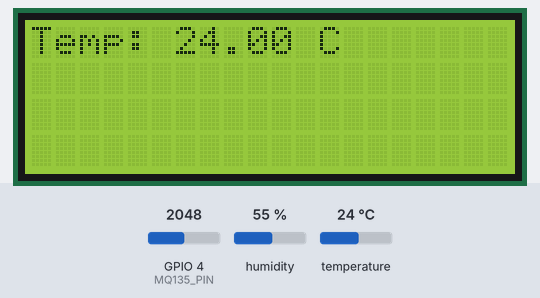
Simulated run of this sketch. Board: ESP32. Shown: 20×4 character LCD. Inputs (shaded band) come from the test bench; at power-on: temperature 24 °C, GPIO 4 (MQ135_PIN) = 2048, humidity 55 %. WiFi joins after 1.5 s; servers stay silent unless stated; uploads are accepted with an empty reply; what the sketch prints to the serial monitor is not drawn.

Above: at 2.7 s.
2.8 s: temperature set to 12 °C
At 9.9 s:
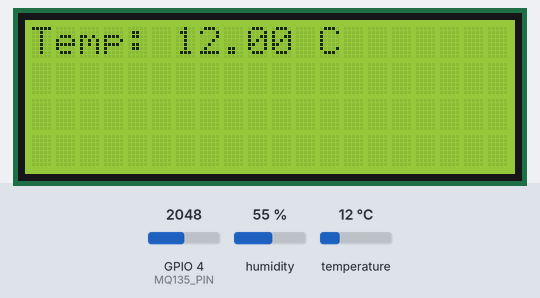
16.8 s: GPIO 4 (MQ135_PIN) set to 2866
At 19.5 s:
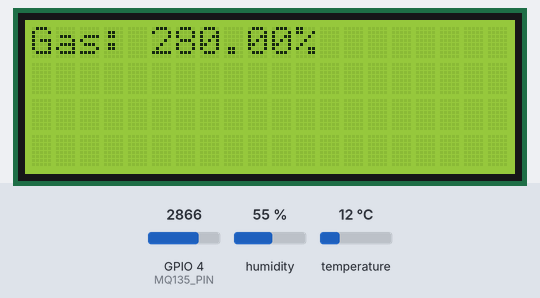
24.8 s: temperature set to 19 °C
At 31.3 s:
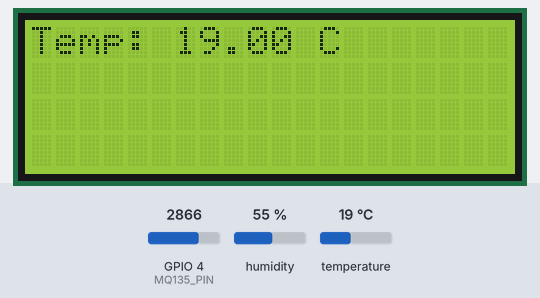
34.1 s: GPIO 4 (MQ135_PIN) set to 3603
At 40.9 s:
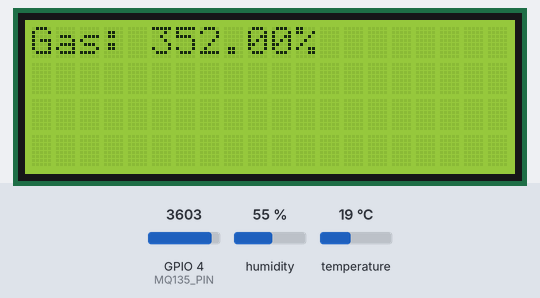
46.6 s: temperature set to 28 °C
At 52.7 s:
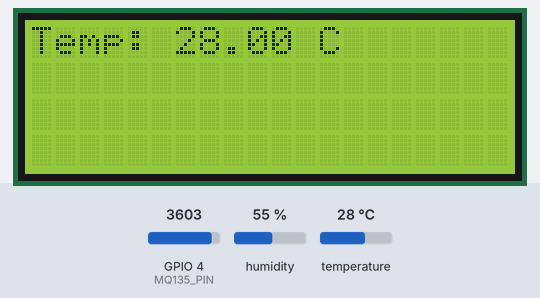
55.9 s: GPIO 4 (MQ135_PIN) set to 4095
At 62.3 s:
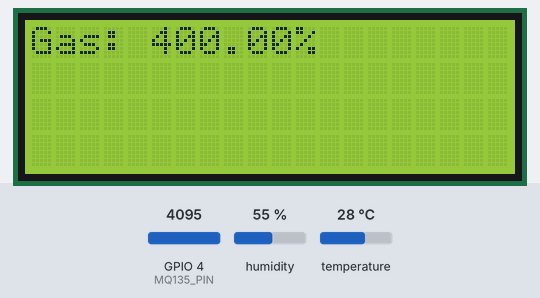
Timing chart, 0 to 63.8 s (numbered marks = the images above; inputs shaded):
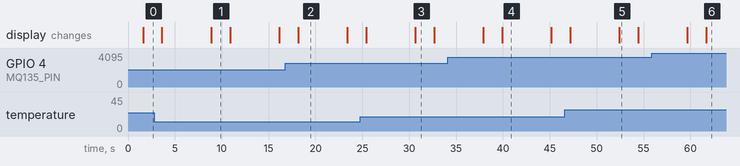

The sketch:

ProyectoFinal.ino
```cpp
#include <WiFi.h>
#include <HTTPClient.h>
#include <ArduinoJson.h>
#include <Wire.h>
#include <DFRobot_DHT11.h>
#include <LCD_I2C.h>

// Definiciones para DHT11
const int DHT_PIN = 15;  // Cambiar según el pin de conexión
DFRobot_DHT11 dht;
// Definiciones para LCD
LCD_I2C lcd(0x27, 20, 4);
// Definición para el sensor de gas MQ135
const int MQ135_PIN = 4;  // Cambiar según el pin de conexión del MQ135

// Internet connection credentials for TEC
const char *ssid = "Tec-Contigencia";
const char *password = "";

// Link to your API
const char *apiEndpoint = "https://sturdy-engine-r4g6p596p9p72559w-5000.app.github.dev/sensor_data";

// Declarar e inicializar la variable concentracionGas
float concentracionGas = 0;

//////////////////////////////////////////////////////////////////////////////////////////////////////////////////
// Function to connect to Wi-Fi using the provided credentials
void setupWifi()
{
  Serial.begin(115200);
  Serial.print("Connecting to WiFi");
  WiFi.begin(ssid, password);
  while (WiFi.status() != WL_CONNECTED)
  {
    delay(100);
    Serial.print(".");
  }
  Serial.print(" Connected: ");
  Serial.println(WiFi.localIP());
}
//////////////////////////////////////////////////////////////////////////////////////////////////////////////////
void setup()
{
  lcd.begin();
  lcd.backlight();
  Serial.begin(115200);
  lcd.clear();
  lcd.setCursor(0, 0);
  setupWifi();
}

void loop()
{
  mostrarTemperatura();
  delay(2000);
  mostrarGas();
  delay(2000);
  // Send data to API endpoint
  sendData();
  delay(2000);
}
//////////////////////////////////////////////////////////////////////////////////////////////////////////////////
void sendData()
{
  float sensorTemperature = dht.temperature;  // Obtener la temperatura de la función mostrarTemperatura
  float sensorGas = concentracionGas;  // Obtener la concentración de gas de la variable global concentracionGas

  Serial.print("Sending data to API: ");

  // Set up HTTP connection with the API endpoint
  HTTPClient http;
  http.begin(apiEndpoint);
  http.addHeader("Content-Type", "application/json");

  // Create a JSON document using the ArduinoJson library
  DynamicJsonDocument doc(2000);

  // Add data to JSON
  doc["temperature"] = sensorTemperature;
  doc["gas"] = sensorGas;
  // Add date/time to JSON
//  String dateTime = String(year()) + "-" + month() + "-" + day() + " " + hour() + ":" + minute() + ":" + second();
 // doc["date_time"] = dateTime;
  // Serialize the JSON to string
  String json;
  serializeJson(doc, json);

  // Request of POST method to the server
  int httpResponseCode = http.POST(json);
  if (httpResponseCode > 0)
  {
    // Server response (serial monitor)
    Serial.print("HTTP Response code: ");
    Serial.println(httpResponseCode);
    String responseString = http.getString();
    Serial.println("Received response: " + responseString);
  }
  else
  {
    // Error code
    Serial.print("Error code: ");
    Serial.println(httpResponseCode);
  }
  http.end();
}
//////////////////////////////////////////////////////////////////////////////////////////////////////////////////
void mostrarTemperatura() {
  int intentos = 0;
  dht.read(DHT_PIN);
  while (dht.temperature == 255 || dht.humidity == 255) {
    delay(500);  // Esperar medio segundo antes de intentar nuevamente
    dht.read(DHT_PIN);
    intentos++;

    // Si no se obtienen lecturas válidas después de varios intentos, salir del bucle
    if (intentos > 10) {
      lcd.clear();
      lcd.setCursor(0, 0);
      lcd.print("Error en DHT11");
      return;
    }
  }

  float temperatura = dht.temperature;
  lcd.clear();
  lcd.setCursor(0, 0);
  lcd.print("Temp: ");
  lcd.print(temperatura);
  lcd.print(" C");
}

void mostrarGas() {
  int valorGas = analogRead(MQ135_PIN);

  // Ajustar el valor leído según la calibración del sensor y tu entorno
  // Puedes necesitar experimentar con diferentes valores de calibración
  // y ajustarlos según las especificaciones de tu sensor y el entorno.
  concentracionGas = map(valorGas, 0, 1023, 0, 100);

  lcd.clear();
  lcd.setCursor(0, 0);
  lcd.print("Gas: ");
  lcd.print(concentracionGas);
  lcd.print("%");
  delay(1000);
}
```

Measured:
- after the input at 2.8 s, the display: first differs from a run without the input after 6.1 s (image 1)
- after the input at 16.8 s, the display: changes after 1.3 s (image 2)
- after the input at 24.8 s, the display: first differs from a run without the input after 5.8 s (image 3)
- after the input at 34.1 s, the display: first differs from a run without the input after 5.8 s (image 4)
- after the input at 46.6 s, the display: first differs from a run without the input after 5.8 s (image 5)
- after the input at 55.9 s, the display: first differs from a run without the input after 5.8 s (image 6)
- what the display in image 1 shows lasts 2.0 s, from 8.9 s to 10.9 s
